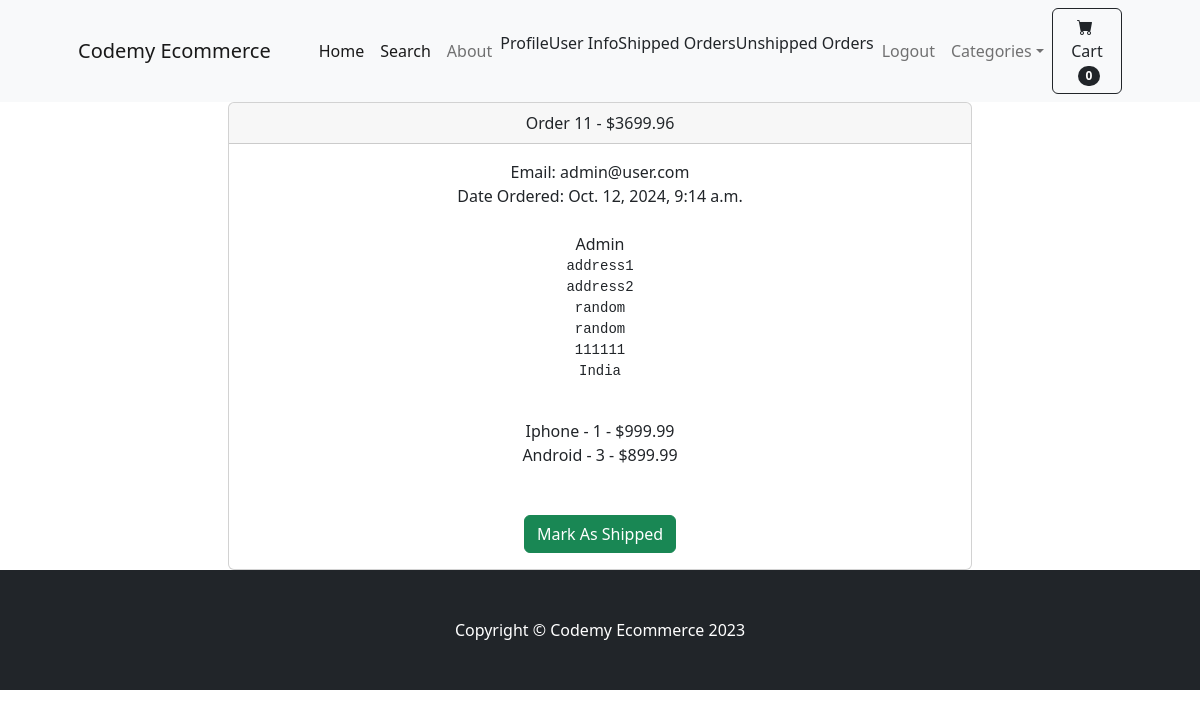
The page /payment/orders/11 (signed in) on the database its author committed.
### payment/models.py (models this page shows, shortened)
class Order(models.Model):
    user = models.ForeignKey(User, on_delete=models.CASCADE, null=True, blank=True)
    full_name=models.CharField(max_length=250)
    email=models.EmailField(max_length=250)
    shipping_address=models.TextField(max_length=15000)
    amount_paid=models.DecimalField(max_digits=7, decimal_places=2)
    date_ordered=models.DateTimeField(auto_now_add=True)
    shipped=models.BooleanField(default=False)
    date_shipped=models.DateTimeField(blank=True, null=True)

class OrderItem(models.Model):
    order = models.ForeignKey(Order, on_delete=models.CASCADE, null=True)
    product=models.ForeignKey(Product, on_delete=models.CASCADE, null=True)
    user=models.ForeignKey(User, on_delete=models.CASCADE, null=True, blank=True)
    quantity=models.PositiveBigIntegerField(default=1)
    price=models.DecimalField(max_digits=7,decimal_places=2)

### store/models.py (models this page shows)
class Product(models.Model):
    name=models.CharField(max_length=100)
    price=models.DecimalField(default=0, decimal_places=2, max_digits=6)
    category=models.ForeignKey(Category, on_delete=models.CASCADE, default=1)
    description=models.CharField(max_length=250, default='', blank=True, null=True)
    image=models.ImageField(upload_to='uploads/product/')
    is_sale=models.BooleanField(default=False)
    sale_price=models.DecimalField(default=0, decimal_places=2, max_digits=6)
    def __str__(self) -> str:
        return self.name

### payment/views.py (the view, shortened to what this page needs)
# urls.py: path("orders/<int:pk>", views.orders, name="orders")
def orders(request, pk):
    if request.user.is_authenticated and request.user.is_superuser:
        order = Order.objects.get(id=pk)
        items = OrderItem.objects.filter(order=pk)
        return render(request, 'payment/orders.html', {"order": order, "items": items})
    else:
        messages.success(request, "Access Denied")
        return redirect('home')

### cart/cart.py (called while the page is built)
    def __len__(self):
        return len(self.cart)

### cart/context_processors.py (called while the page is built)
def cart(request):
	return {'cart': Cart(request)}

### payment/templates/payment/orders.html (shortened to what this page needs)
{% extends 'base.html' %} {% block content %}
<section>
    <div class="container">
        <div class="row">
            <center>
                <div class="col-8">
                    <div class="card">
                        <div class="card-header">
                            Order {{ order.id}} - ${{order.amount_paid}}
                        </div>
                        <div class="card-body">
                            Email: {{ order.email}}<br/>
                            {% if order.date_shipped %}
                            Date Shipped: {{ order.date_shipped}}
                            {% else %}
                            Date Ordered: {{ order.date_ordered}}
                            {% endif %}
                            <br/><br/>
                            {{ order.full_name }}<br/>
                            <pre>{{ order.shipping_address }}
                            </pre>
                            {% for item in items %}
                            {{ item.product }} - {{ item.quantity }} - ${{ item.price }}<br/>
                            {% endfor %}
                            <br/><br/>
                            {% if not order.shipped %}
                            <form method="POST">
                            <button type="Submit" class="btn btn-success">Mark As Shipped</button>
                            {% else %}
                            <form method="POST">
                            {% csrf_token %}
                            <input type="hidden" name="shipping_status" value="false">
                            <button type="Submit" class="btn btn-danger">Mark As Not Shipped</button>
                            </from>
                            {% endif %}
                        </div>
                    </div>
                </div>
            </center>
        </div>
    </div>
</section>
{% endblock %}

### rows shown on the page
Order: id "11", amount_paid "3699.96", email "admin@user.com", date_ordered "Oct. 12, 2024, 9:14 a.m.", full_name "Admin", shipping_address "address1 address2 random random 111111 India"
OrderItem: product "Iphone", quantity "1", price "999.99"
OrderItem: product "Android", quantity "3", price "899.99"

### other values the page prints
{{ cart|length }} "0"
